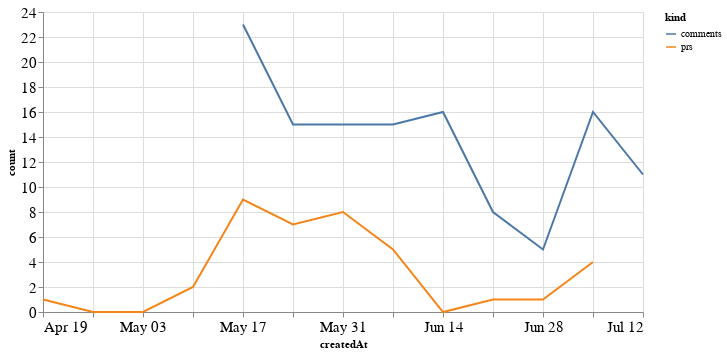

Here is the notebook cell this chart was saved with:
### Code cell
alt.Chart(total_time, width=600).mark_line().encode(
    x='createdAt',
    y='count',
    color='kind'
)

### Figure 1 — Vega-Lite specification as saved in the notebook (floating-point values rounded to 4 significant figures)
{"config": {"axisLeft": {"labelFontSize": 15}, "axisBottom": {"labelFontSize": 15}}, "data": {"name": "data-2763bef51c93d620f0f273177ae27bd8"}, "mark": "line", "encoding": {"color": {"type": "nominal", "field": "kind"}, "x": {"type": "temporal", "field": "createdAt"}, "y": {"type": "quantitative", "field": "count"}}, "width": 600, "$schema": "https://vega.github.io/schema/vega-lite/v4.8.1.json", "datasets": {"data-2763bef51c93d620f0f273177ae27bd8": [{"createdAt": "2020-04-19T00:00:00", "kind": "prs", "count": 1.0}, {"createdAt": "2020-04-26T00:00:00", "kind": "prs", "count": 0.0}, {"createdAt": "2020-05-03T00:00:00", "kind": "prs", "count": 0.0}, {"createdAt": "2020-05-10T00:00:00", "kind": "prs", "count": 2.0}, {"createdAt": "2020-05-17T00:00:00", "kind": "prs", "count": 9.0}, {"createdAt": "2020-05-24T00:00:00", "kind": "prs", "count": 7.0}, {"createdAt": "2020-05-31T00:00:00", "kind": "prs", "count": 8.0}, {"createdAt": "2020-06-07T00:00:00", "kind": "prs", "count": 5.0}, {"createdAt": "2020-06-14T00:00:00", "kind": "prs", "count": 0.0}, {"createdAt": "2020-06-21T00:00:00", "kind": "prs", "count": 1.0}, {"createdAt": "2020-06-28T00:00:00", "kind": "prs", "count": 1.0}, {"createdAt": "2020-07-05T00:00:00", "kind": "prs", "count": 4.0}, {"createdAt": "2020-07-12T00:00:00", "kind": "prs", "count": null}, {"createdAt": "2020-04-19T00:00:00", "kind": "comments", "count": null}, {"createdAt": "2020-04-26T00:00:00", "kind": "comments", "count": null}, {"createdAt": "2020-05-03T00:00:00", "kind": "comments", "count": null}, {"createdAt": "2020-05-10T00:00:00", "kind": "comments", "count": null}, {"createdAt": "2020-05-17T00:00:00", "kind": "comments", "count": 23.0}, {"createdAt": "2020-05-24T00:00:00", "kind": "comments", "count": 15.0}, {"createdAt": "2020-05-31T00:00:00", "kind": "comments", "count": 15.0}, {"createdAt": "2020-06-07T00:00:00", "kind": "comments", "count": 15.0}, {"createdAt": "2020-06-14T00:00:00", "kind": "comments", "count": 16.0}, {"createdAt": "2020-06-21T00:00:00", "kind": "comments", "count": 8.0}, {"createdAt": "2020-06-28T00:00:00", "kind": "comments", "count": 5.0}, {"createdAt": "2020-07-05T00:00:00", "kind": "comments", "count": 16.0}, {"createdAt": "2020-07-12T00:00:00", "kind": "comments", "count": 11.0}]}}
